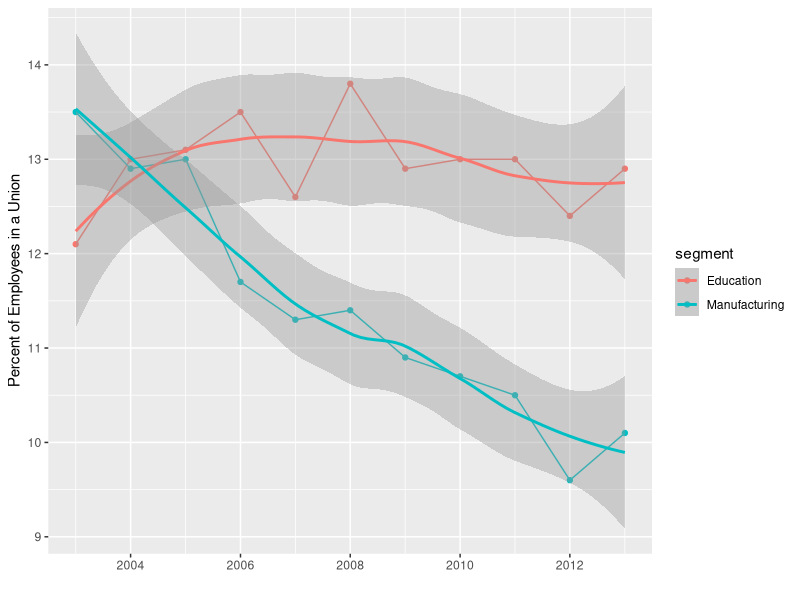

Write R code to recreate this figure.
library(ggplot2)
union <- read.csv("union.csv")
union$year <- as.Date(union$year)

ggplot(union, aes(year, union,colour=segment)) + 
  geom_line() + 
  scale_x_date() +
  geom_point() +
  geom_smooth(se=TRUE) +
  ylab ("Percent of Employees in a Union") +
  xlab("")